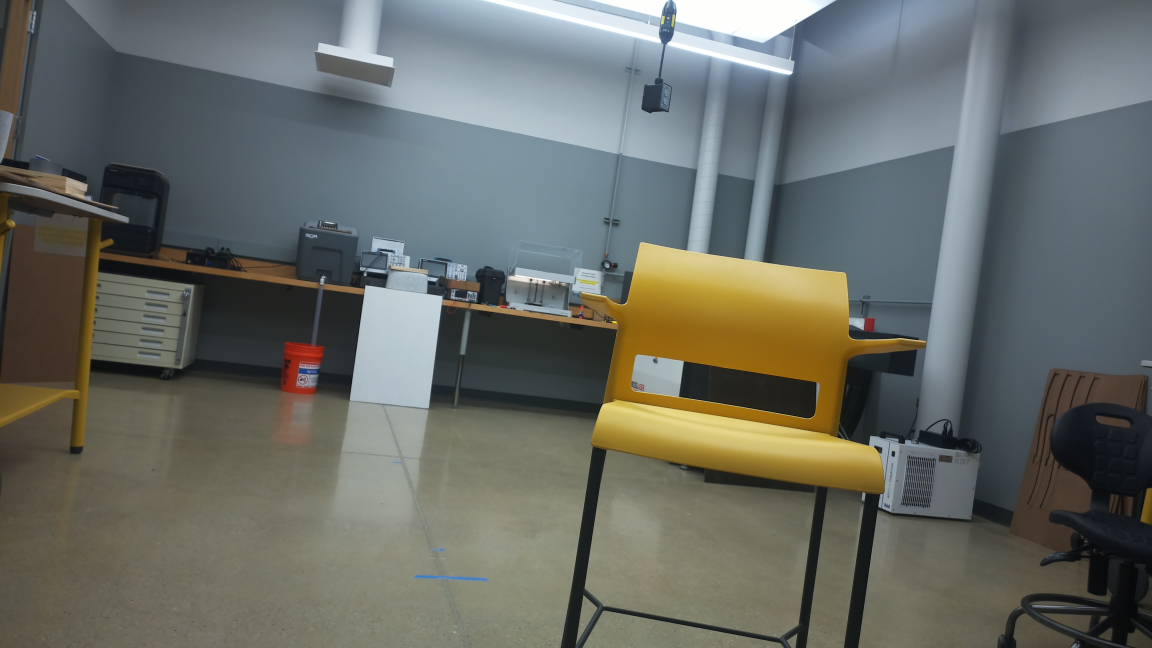
#> input picture Background.jpg, 4608 x 2592 px, found by its file name (shown at 1/4 size)
$ python Subtraction_blue.py
#> lines starting #> are read from the running program, lines starting #| are printed output that depends on the picture; after the words box and inside, x2 and y2 are one past the last pixel; in counts of white or black regions, pixels touching at a corner belong together

import sys
sys.path.append('/home/YCCap/ballmap/env/lib/python3.11/site-packages/cv2')
import cv2
sys.path.append('/home/YCCap/ballmap/env/lib/python3.11/site-packages/numpy')
import numpy as np
import os
os.environ['QT_QPA_PLATFORM_PLUGIN_PATH'] = '/home/YCCap/ballmap/env/lib/python3.11/site-packages/cv2/qt/plugins/platforms'

import pexpect
import sys
import tkinter as tk

image_path1 = '/home/YCCap/ballmap/Background.jpg'
image_path2 = '/home/YCCap/ballmap/Imagecapture.jpg'
img1 = cv2.imread(image_path1)
#> img1 is the input picture: shape (2592, 4608, 3); mean B, G, R 101.7, 107.7, 104.3
img2 = cv2.imread(image_path2)
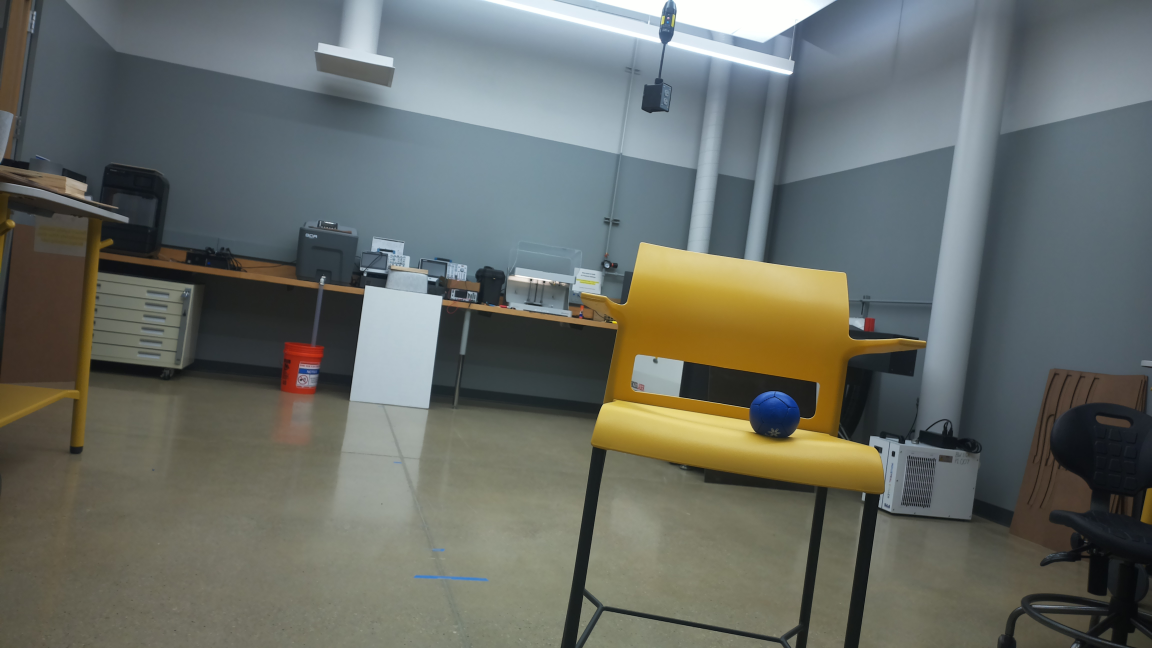
#> input picture Imagecapture.jpg, 4608 x 2592 px, found by its file name (shown at 1/4 size)
#> img2 is the input picture: shape (2592, 4608, 3); mean B, G, R 102.1, 107.9, 103.7

img = cv2.subtract(img2, img1)
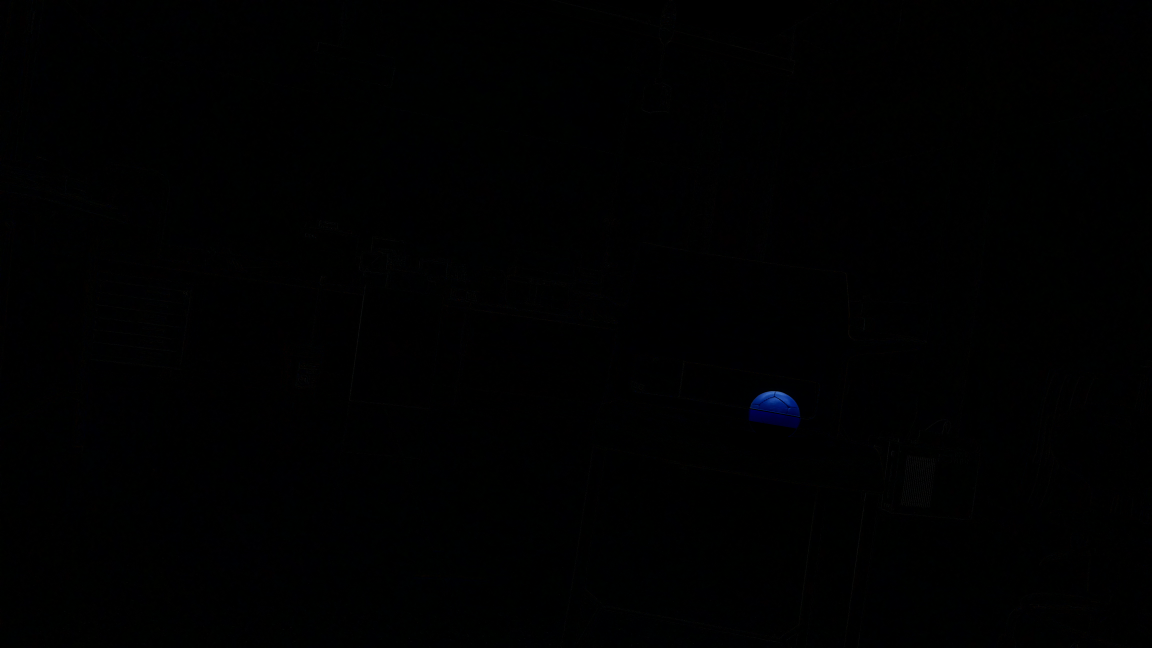
#> img: shape (2592, 4608, 3) (shown at 1/4 size); mean B, G, R 0.9, 0.7, 0.3

# Known diameter of the ball in centimeters
known_diameter_cm = 8.6

# Add a midline down the center of the image
cv2.line(img, (img.shape[1] // 2, 0), (img.shape[1] // 2, img.shape[0]), (255, 0, 0), 2)

blur = cv2.blur(img, (1,1))
hsv = cv2.cvtColor(blur, cv2.COLOR_BGR2HSV)
#> hsv: shape (2592, 4608, 3); mean H, S, V 41.3, 117, 1.4


#blue masking

lower_blue = np.array([80,70,10])
upper_blue = np.array([140,255,255])
mask = cv2.inRange(hsv, lower_blue, upper_blue)
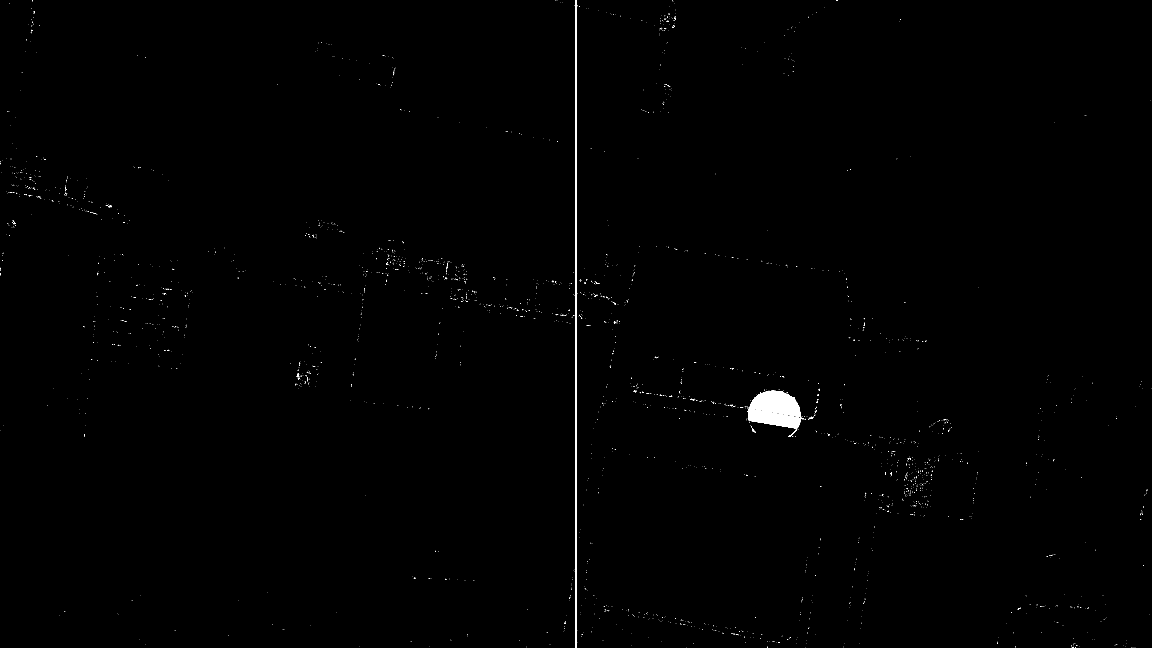
#> mask: shape (2592, 4608) (shown at 1/4 size); 0.32% white; 2850 white regions (2824 under 20 px), largest, box (x1, y1, x2, y2) and area: (2998, 1563, 3203, 1668) 13929, (2992, 1634, 3218, 1714) 9556, (2302, 0, 2307, 2592) 7781

# Apply Hough transform on the blurred image.
detected_circles = cv2.HoughCircles(mask,
cv2.HOUGH_GRADIENT, 1, 20, param1=300,
param2=0.8, minRadius=15, maxRadius=100)

# Draw circles that are detected.
if detected_circles is not None:
    # Convert the circle parameters a, b, and r to integers.
    detected_circles = np.uint16(np.around(detected_circles))

    for pt in detected_circles[0, :]:
        a, b, r = pt[0], pt[1], pt[2]

        # Draw the circumference of the circle.
        cv2.circle(img, (a, b), r, (0, 255, 0), 1)

        # Calculate the diameter in pixels
        diameter_pixels = 2 * r

        # Calculate the ratio of cm to pixels
        cm_per_pixel = known_diameter_cm / diameter_pixels

        # Calculate the frame half width
        frame_half_width = cm_per_pixel * 2304

        # Calculate distance from camera
        distance_to_ball_cm = frame_half_width / np.tan(0.576)

        # Calculate the distance from the midline to the center point of the ball in the X direction
        distance_to_midline = abs(a - img.shape[1] // 2)
        midline_dist_cm = distance_to_midline * cm_per_pixel
        rounded_middist_cm = round(midline_dist_cm, 2)

        # Calculate the position for the text labels
        text_offset_x = int(a - (5 / 4 * r)) + int((2 * r - len(f'D: {distance_to_ball_cm:.2f} cm') * 10) / 2)
        text_offset_y = int(b - (r / 4))  # Adjust this value to move the text label higher or lower
        text_offset_x2 = int(a - (5 / 4 * r)) + int((2 * r - len(f'D: {distance_to_ball_cm:.2f} cm') * 10) / 2)
        text_offset_y2 = int(b + (r / 4))  # Adjust this value to move the text label higher or lower

        # Display the estimated distance to the ball on the image
        cv2.putText(img, f'Cam Dist: {distance_to_ball_cm:.2f} cm', (text_offset_x, text_offset_y),
                    cv2.FONT_HERSHEY_SIMPLEX, 0.5, (255, 255, 255), 2)
        cv2.putText(img, f'Mid Dev: {rounded_middist_cm: .2f} cm', (text_offset_x2, text_offset_y2),
                    cv2.FONT_HERSHEY_SIMPLEX, 0.5, (255, 255, 255), 2)

        # Draw a small circle (of radius 1) to show the center.
        cv2.circle(img, (a, b), 1, (0, 0, 255), 1)

        # Center coordinates of the circle
        center_x = a
        center_y = b

        # Radius of the circle
        radius = r
        diameter = 2 * radius

        # Calculate the top-left corner coordinates of the cropping rectangle
        x = int(center_x - radius)
        y = int(center_y - radius)

        # Calculate the width and height of the cropping rectangle
        width = int(diameter)
        height = int(diameter)

        # Crop the image using the calculated coordinates and dimensions
        final_image = img[y:y + height, x:x + width]

        # Break out of the loop after processing the first detected circle
        break
#> this loop made 1 pass
#> (a, b, r, diameter_pixels, cm_per_pixel, frame_half_width, distance_to_ball_cm, distance_to_midline) on pass 1: (3090, 1660, 97, 194, 0.0443, 102.1, 157.3, 786)
#> pass 1, `final_image = img[y:y + height, x:x + width]`:
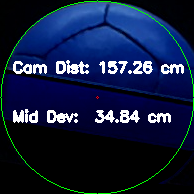
#> final_image: shape (194, 194, 3); mean B, G, R 61.7, 29.1, 16.7

# Create a window with fullscreen flag
cv2.namedWindow("Detected Circle", cv2.WINDOW_NORMAL)
cv2.setWindowProperty("Detected Circle", cv2.WND_PROP_FULLSCREEN, cv2.WINDOW_FULLSCREEN)

# Mouse event callback function
def mouse_callback(event, x, y, flags, param):
    global double_click
    if event == cv2.EVENT_LBUTTONDBLCLK:
        double_click = True

# Set mouse callback function
cv2.setMouseCallback("Detected Circle", mouse_callback)

# Display the final image with the detected circle and midline
cv2.imshow("Detected Circle", final_image)
cv2.imwrite('final_image.jpg', final_image)

# Wait for double-click to close the window
double_click = False
while not double_click:
    cv2.waitKey(50)  # Poll for events every 50 milliseconds

# Close the OpenCV window
cv2.destroyAllWindows()
